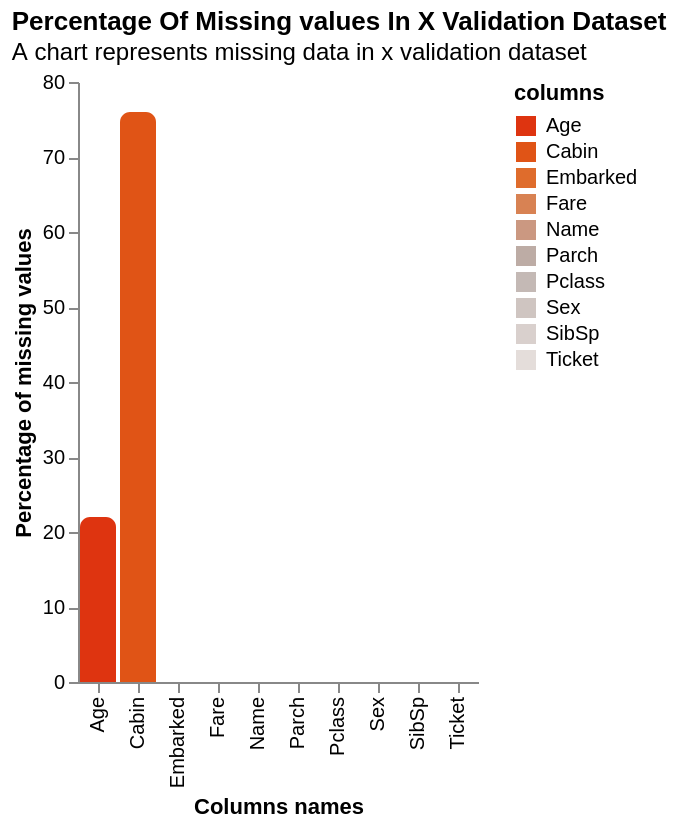

The notebook cell this image was saved under:
### Code cell
plot_nan(valid_x, name="x validation dataset", only_nan=False, use_percent=True)

### Figure 1 — Vega-Lite specification as saved in the notebook (floating-point values rounded to 4 significant figures)
{"$schema": "https://vega.github.io/schema/vega-lite/v5.20.1.json", "config": {"axis": {"grid": false}, "view": {"continuousHeight": 300, "continuousWidth": 300, "stroke": null}}, "data": {"name": "data-9bd5c00a3bb9d74387f2c2d5eeaca858"}, "datasets": {"data-9bd5c00a3bb9d74387f2c2d5eeaca858": [{"columns": "Pclass", "percent_nan": 0, "total_nan": 0}, {"columns": "Name", "percent_nan": 0, "total_nan": 0}, {"columns": "Sex", "percent_nan": 0, "total_nan": 0}, {"columns": "Age", "percent_nan": 22, "total_nan": 48}, {"columns": "SibSp", "percent_nan": 0, "total_nan": 0}, {"columns": "Parch", "percent_nan": 0, "total_nan": 0}, {"columns": "Ticket", "percent_nan": 0, "total_nan": 0}, {"columns": "Fare", "percent_nan": 0, "total_nan": 0}, {"columns": "Cabin", "percent_nan": 76, "total_nan": 170}, {"columns": "Embarked", "percent_nan": 0, "total_nan": 0}]}, "encoding": {"color": {"field": "columns", "legend": {"orient": "right"}, "scale": {"reverse": true, "scheme": "lightgreyred"}, "type": "nominal"}, "text": {"field": "columns", "type": "nominal"}, "tooltip": [{"field": "columns", "type": "nominal"}, {"field": "total_nan", "type": "quantitative"}, {"field": "percent_nan", "type": "quantitative"}], "x": {"field": "columns", "title": "Columns names", "type": "nominal"}, "y": {"field": "percent_nan", "title": "Percentage of missing values", "type": "quantitative"}}, "mark": {"cornerRadiusTopLeft": 5, "cornerRadiusTopRight": 5, "type": "bar"}, "title": {"anchor": "start", "subtitle": "A chart represents missing data in x validation dataset", "text": "Percentage Of Missing values In X Validation Dataset"}}
